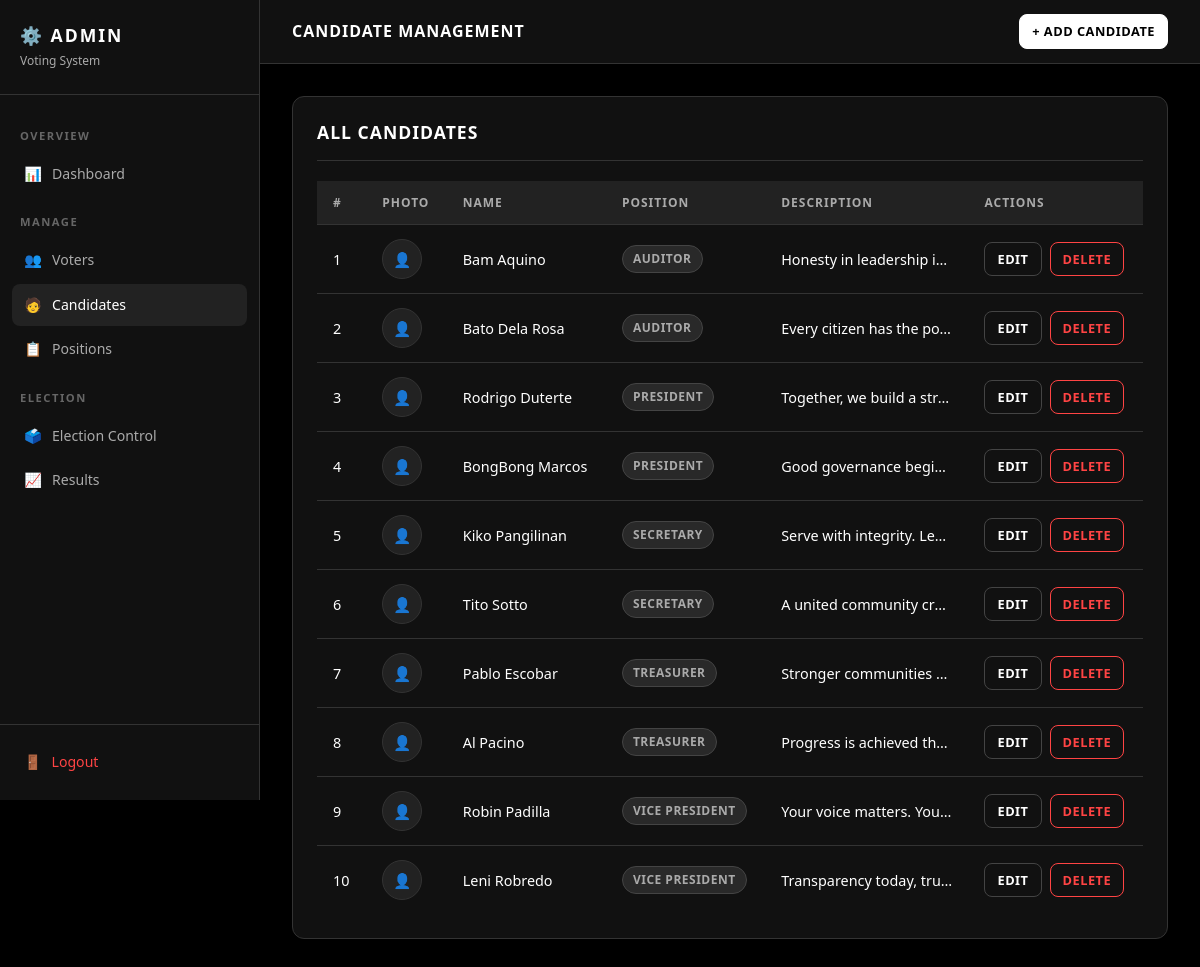
Page /admin/candidates.php (signed in) on the earlier database version.
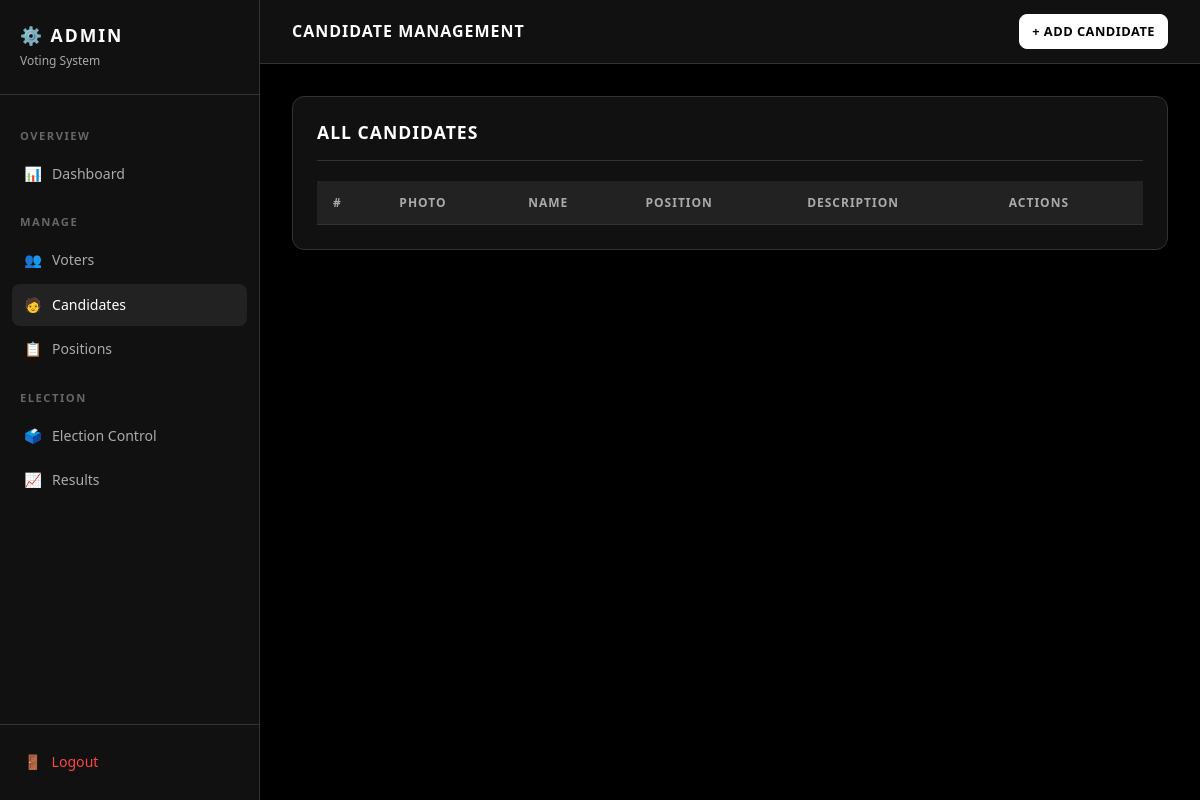
Same page on the later database version.
### tables this page shows
CREATE TABLE IF NOT EXISTS candidates (
    id INT AUTO_INCREMENT PRIMARY KEY,
    position_id INT NOT NULL,
    first_name VARCHAR(100) NOT NULL,
    last_name VARCHAR(100) NOT NULL,
    photo VARCHAR(255) DEFAULT 'default.png',
    description TEXT,
    created_at TIMESTAMP DEFAULT CURRENT_TIMESTAMP,
    FOREIGN KEY (position_id) REFERENCES positions(id) ON DELETE CASCADE
);

CREATE TABLE IF NOT EXISTS positions (
    id INT AUTO_INCREMENT PRIMARY KEY,
    position_name VARCHAR(100) NOT NULL UNIQUE,
    created_at TIMESTAMP DEFAULT CURRENT_TIMESTAMP
);

### admin/candidates.php (the view, shortened to what this page needs)
<?php
require_once '../includes/db.php';
$action  = $_GET['action'] ?? 'list';
$edit_candidate = null;
$positions_result = mysqli_query($conn, "SELECT * FROM positions ORDER BY position_name ASC");
$positions_list = [];
while ($p = mysqli_fetch_assoc($positions_result)) $positions_list[] = $p;
$candidates_result = mysqli_query($conn, "
    SELECT c.*, p.position_name
    FROM candidates c
    JOIN positions p ON p.id = c.position_id
    ORDER BY p.position_name, c.last_name
");
?>
<!DOCTYPE html>
<html lang="en">
<head>
    <link rel="stylesheet" href="../css/style.css">
</head>
<body>
<div class="admin-wrapper">
    <?php include 'includes/sidebar.php'; ?>
    <main class="admin-main">
        <div class="admin-topbar">
            <h2>Candidate Management</h2>
            <a href="candidates.php?action=add" class="btn btn-primary btn-sm">+ Add Candidate</a>
        </div>
        <div class="admin-body">
            <?php if ($action === 'add' || $action === 'edit'): ?>
            <div class="card">
                <div class="card-header">
                    <h3><?= $action === 'edit' ? 'Edit Candidate' : 'Add New Candidate' ?></h3>
                    <a href="candidates.php" class="btn btn-outline btn-sm">← Back</a>
                </div>
                <form method="POST" action="candidates.php" enctype="multipart/form-data">
                    <?php if ($edit_candidate): ?><input type="hidden" name="form_id" value="<?= $edit_candidate['id'] ?>"><?php endif; ?>
                    <div class="form-row">
                        <div class="form-group">
                            <label>First Name</label>
                            <input type="text" name="first_name" class="form-control" value="<?= htmlspecialchars($edit_candidate['first_name'] ?? '') ?>" required>
                        </div>
                        <div class="form-group">
                            <label>Last Name</label>
                            <input type="text" name="last_name" class="form-control" value="<?= htmlspecialchars($edit_candidate['last_name'] ?? '') ?>" required>
                        </div>
                    </div>
                    <div class="form-group">
                        <label>Position</label>
                        <select name="position_id" class="form-control" required>
                            <option value="">Select Position</option>
                            <?php foreach ($positions_list as $p): ?>
                                <option value="<?= $p['id'] ?>" <?= (isset($edit_candidate['position_id']) && $edit_candidate['position_id'] == $p['id']) ? 'selected' : '' ?>>
                                    <?= htmlspecialchars($p['position_name']) ?>
                                </option>
                            <?php endforeach; ?>
                        </select>
                    </div>
                    <div class="form-group">
                        <label>Photo <?= $action === 'edit' ? '(leave blank to keep current)' : '' ?></label>
                        <?php if ($action === 'edit' && $edit_candidate['photo'] && $edit_candidate['photo'] !== 'default.png'): ?>
                            <div style="margin-bottom:10px;">
                                <img src="../uploads/candidates/<?= htmlspecialchars($edit_candidate['photo']) ?>" class="photo-preview" alt="">
                            </div>
                        <?php endif; ?>
                        <input type="file" name="photo" class="form-control" accept="image/*">
                        <p class="form-hint">Max 5MB. JPG, PNG, GIF, WEBP.</p>
                    </div>
                    <div class="form-group">
                        <label>Description</label>
                        <textarea name="description" class="form-control"><?= htmlspecialchars($edit_candidate['description'] ?? '') ?></textarea>
                    </div>
                    <div style="display:flex; gap:12px;">
                        <button type="submit" class="btn btn-primary"><?= $action === 'edit' ? 'Update' : 'Add Candidate' ?></button>
                        <a href="candidates.php" class="btn btn-outline">Cancel</a>
                    </div>
                </form>
            </div>
            <?php else: ?>
            <div class="card">
                <div class="card-header"><h3>All Candidates</h3></div>
                <div class="table-wrapper">
                    <table>
                        <thead>
                            <tr>
                                <th>#</th>
                                <th>Photo</th>
                                <th>Name</th>
                                <th>Position</th>
                                <th>Description</th>
                                <th>Actions</th>
                            </tr>
                        </thead>
                        <tbody>
                        <?php
                        $i = 1;
                        while ($row = mysqli_fetch_assoc($candidates_result)):
                        ?>
                            <tr>
                                <td><?= $i++ ?></td>
                                <td>
                                    <?php if ($row['photo'] && $row['photo'] !== 'default.png' && file_exists('../uploads/candidates/' . $row['photo'])): ?>
                                        <img src="../uploads/candidates/<?= htmlspecialchars($row['photo']) ?>" style="width:40px;height:40px;border-radius:50%;object-fit:cover;border:1px solid var(--border);" alt="">
                                    <?php else: ?>
                                        <div style="width:40px;height:40px;border-radius:50%;background:var(--surface3);border:1px solid var(--border);display:flex;align-items:center;justify-content:center;">👤</div>
                                    <?php endif; ?>
                                </td>
                                <td><?= htmlspecialchars($row['first_name'] . ' ' . $row['last_name']) ?></td>
                                <td><span class="badge badge-info"><?= htmlspecialchars($row['position_name']) ?></span></td>
                                <td style="max-width:200px; white-space:nowrap; overflow:hidden; text-overflow:ellipsis;"><?= htmlspecialchars($row['description'] ?? '') ?></td>
                                <td>
                                    <div class="td-actions">
                                        <a href="candidates.php?action=edit&id=<?= $row['id'] ?>" class="btn btn-outline btn-sm">Edit</a>
                                        <a href="#cdel-<?= $row['id'] ?>" class="btn btn-danger btn-sm">Delete</a>
                                    </div>
                                </td>
                            </tr>
                        <?php endwhile; ?>
                        </tbody>
                    </table>
                </div>
            </div>
            <?php endif; ?>
        </div>
    </main>
</div>
</body>
</html>

### admin/includes/sidebar.php
<?php
$current = basename($_SERVER['PHP_SELF']);
?>
<aside class="sidebar">
    <div class="sidebar-brand">
        <h1>⚙️ ADMIN</h1>
        <p>Voting System</p>
    </div>
    <nav class="sidebar-nav">
        <div class="sidebar-nav-section">Overview</div>
        <a href="dashboard.php" class="<?= $current === 'dashboard.php' ? 'active' : '' ?>">
            <span class="nav-icon">📊</span> Dashboard
        </a>
        <div class="sidebar-nav-section">Manage</div>
        <a href="voters.php" class="<?= $current === 'voters.php' ? 'active' : '' ?>">
            <span class="nav-icon">👥</span> Voters
        </a>
        <a href="candidates.php" class="<?= $current === 'candidates.php' ? 'active' : '' ?>">
            <span class="nav-icon">🧑</span> Candidates
        </a>
        <a href="positions.php" class="<?= $current === 'positions.php' ? 'active' : '' ?>">
            <span class="nav-icon">📋</span> Positions
        </a>
        <div class="sidebar-nav-section">Election</div>
        <a href="election.php" class="<?= $current === 'election.php' ? 'active' : '' ?>">
            <span class="nav-icon">🗳️</span> Election Control
        </a>
        <a href="results.php" class="<?= $current === 'results.php' ? 'active' : '' ?>">
            <span class="nav-icon">📈</span> Results
        </a>
    </nav>
    <div class="sidebar-footer">
        <a href="logout.php">
            <span class="nav-icon">🚪</span> Logout
        </a>
    </div>
</aside>

Differences in the rows shown:
removed candidates: first_name+last_name "Bam Aquino", position.position_name "AUDITOR", description "Honesty in leadership i…"
removed candidates: first_name+last_name "Bato Dela Rosa", position.position_name "AUDITOR", description "Every citizen has the po…"
removed candidates: first_name+last_name "Rodrigo Duterte", position.position_name "PRESIDENT", description "Together, we build a str…"
removed candidates: first_name+last_name "BongBong Marcos", position.position_name "PRESIDENT", description "Good governance begi…"
removed candidates: first_name+last_name "Kiko Pangilinan", position.position_name "SECRETARY", description "Serve with integrity. Le…"
removed candidates: first_name+last_name "Tito Sotto", position.position_name "SECRETARY", description "A united community cr…"
removed candidates: first_name+last_name "Pablo Escobar", position.position_name "TREASURER", description "Stronger communities…"
removed candidates: first_name+last_name "Al Pacino", position.position_name "TREASURER", description "Progress is achieved th…"
removed candidates: first_name+last_name "Robin Padilla", position.position_name "VICE PRESIDENT", description "Your voice matters. You…"
removed candidates: first_name+last_name "Leni Robredo", position.position_name "VICE PRESIDENT", description "Transparency today, tru…"
